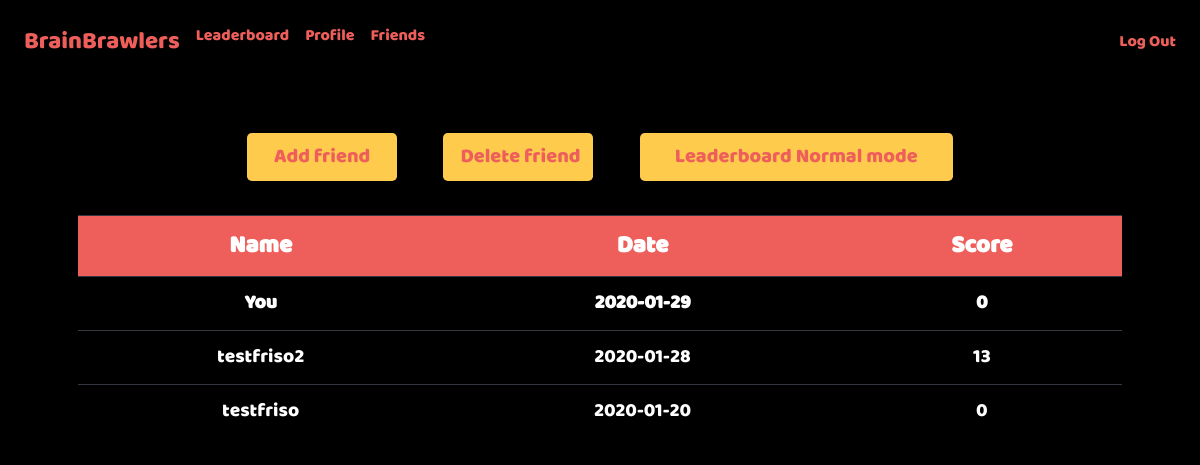
Page /friends_mirror (signed in) on the committed database.
### tables this page shows
CREATE TABLE 'users' ('id' integer PRIMARY KEY AUTOINCREMENT NOT NULL, 'username' text NOT NULL, 'hash' text NOT NULL, 'highscore' integer NOT NULL, 'date'  date NOT NULL DEFAULT CURRENT_DATE  , 'highscore_mirror' integer);

### application.py (the view)
@app.route("/friends_mirror", methods=["GET"])
@login_required
def friends_mirror():
    friends = set([friend["friendname"] for friend in get_db(["friendname"], "friends", "user_id", session["user_id"])])
    highscores = sum([get_db(["username", "highscore_mirror", "date"], "users", "username", friend) for friend in friends], [])
    highscores = sorted(highscores, key=lambda k:k["highscore_mirror"], reverse=True)
    yourscore = get_db(["highscore_mirror", "date"], "users", "id", session["user_id"])
    return render_template("friends/friends_mirror.html", highscores=highscores, yourscore=yourscore[0])

### application.py (called while the page is built)
@app.after_request
def after_request(response):
    response.headers["Cache-Control"] = "no-cache, no-store, must-revalidate"
    response.headers["Expires"] = 0
    response.headers["Pragma"] = "no-cache"
    return response

### helpers.py (called while the page is built, shortened)
def login_required(f):
    @wraps(f)
    def decorated_function(*args, **kwargs):
        if session.get("user_id") is None:
            return redirect("/index")
        return f(*args, **kwargs)
    return decorated_function

def get_db(items, table, key, value, order=None):
    string = "SELECT "
    if order == "friends":
        return db.execute("SELECT friendname FROM friends WHERE user_id= :user_id AND friendname= :friendname"
        , user_id=value[0], friendname=value[1])
    for item in items:
        if item != items[0]:
            string += ", "
        string += str(item)
    string += " FROM " + table
    if key != None and value != None:
        string += " WHERE " + key + "= :key"
    if key != None:
        return db.execute(string, key=str(value))
    return db.execute(string)

### templates/friends/friends_mirror.html (shortened to what this page needs)
{% extends "layout.html" %}
{% block css %}
<link href="{{ url_for('static', filename='css/index_style.css') }}" rel="stylesheet">
{% endblock %}
{% block main %}
    <p>
        <br>
        <br>
    </p>
    <a href="/add_friend"><button type="button" class="btn btn-lg">Add friend</button></a>
    <a href="/delete_friend"><button type="submit" class="btn btn-lg">Delete friend</button></a>
    <a href="/friends"><button class="btn btn-lg" style="width:30%">Leaderboard Normal mode</button></a>
    <table id=table class="table table-dark" style="width:100%">
        <link href="/static/css/leaderboard.css" rel="stylesheet">
        <tr>
            <th>Name</th>
            <th>Date</th>
            <th>Score</th>
        </tr>
        <tr>
            <td><strong>You</strong></td>
            <td><strong>{{ yourscore.date }}</strong></td>
            <td><strong>{{ yourscore.highscore_mirror }}</strong></td>
        </tr>
    {% for highscore in highscores %}
        <tr>
            <td>{{ highscore.username }}</td>
            <td>{{ highscore.date }}</td>
            <td>{{ highscore.highscore_mirror }}</td>
        </tr>
    {% endfor %}
    </table>
{% endblock %}

### static/css/basic_style.css (style rules this page uses)
body { background-color: #000000; }
.btn { width: 150px; font-family: Baloo Regular, Baloo; text-align: center; color: #ee5f5b; background-color: #fecb4c; margin-top: 2%; margin-bottom: 1%; }

### static/css/index_style.css (style rules this page uses)
.btn { margin-left: 2%; margin-right: 2%; }

### static/css/leaderboard.css (style rules this page uses)
#table { margin-left:auto; margin-right:auto; color: white; font-family: Baloo Regular, Baloo; }
th { background-color: #ee5f5b; font-size: 150%; font-weight: bold; }
td { background-color: black; font-size: 120%; }

### rows in the picture
users: date "2020-01-29", highscore_mirror "0"
users: username "testfriso2", date "2020-01-28", highscore_mirror "13"
users: username "testfriso", date "2020-01-20", highscore_mirror "0"
